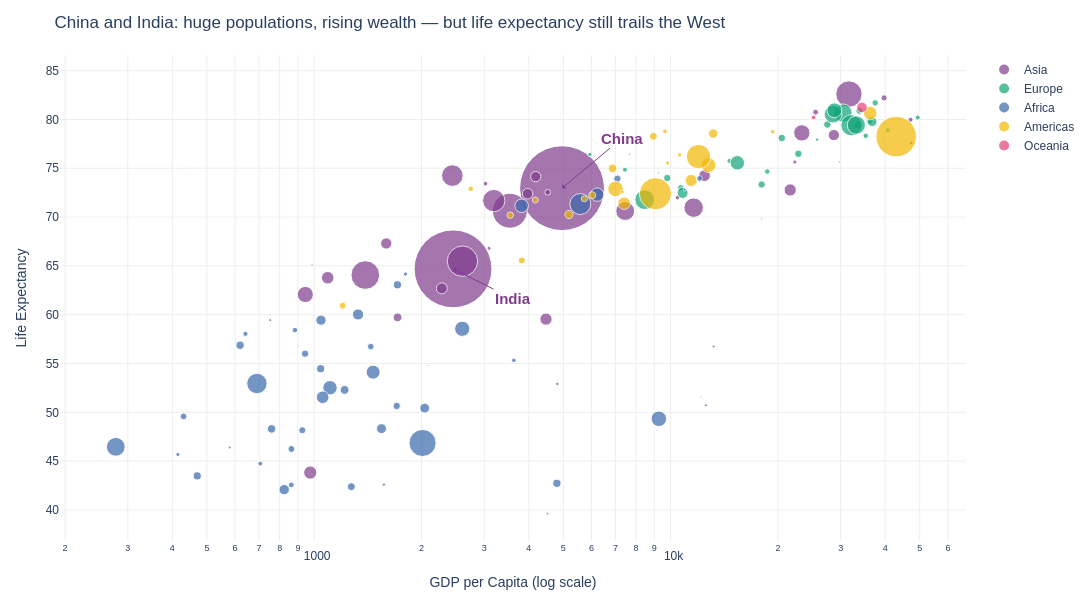

The cell this chart's notebook holds for it:
### Code cell
# let's improve it further!

# add annotation to highlight the insight
import math

for country, ax, ay in [('China', 60, -50), ('India', 60, 30)]:
    row = df[df['country'] == country].iloc[0]
    fig.add_annotation(
        x=math.log10(row['gdpPercap']), y=row['lifeExp'],
        text=f'<b>{country}</b>', showarrow=True, arrowcolor='rgb(127, 60, 141)',
        arrowhead=1, ax=ax, ay=ay,
        font=dict(size=15, family='Arial', color='rgb(127, 60, 141)')
    )
    
fig.show()

### Figure 1 — Plotly figure (JSON) as saved in the notebook; plotly's stock layout.template omitted (floating-point values rounded to 4 significant figures)
{"data": [{"customdata": [["Afghanistan", 31889923], ["Bahrain", 708573], ["Bangladesh", 150448339], ["Cambodia", 14131858], ["China", 1318683096], ["Hong Kong, China", 6980412], ["India", 1110396331], ["Indonesia", 223547000], ["Iran", 69453570], ["Iraq", 27499638], ["Israel", 6426679], ["Japan", 127467972], ["Jordan", 6053193], ["Korea, Dem. Rep.", 23301725], ["Korea, Rep.", 49044790], ["Kuwait", 2505559], ["Lebanon", 3921278], ["Malaysia", 24821286], ["Mongolia", 2874127], ["Myanmar", 47761980], ["Nepal", 28901790], ["Oman", 3204897], ["Pakistan", 169270617], ["Philippines", 91077287], ["Saudi Arabia", 27601038], ["Singapore", 4553009], ["Sri Lanka", 20378239], ["Syria", 19314747], ["Taiwan", 23174294], ["Thailand", 65068149], ["Vietnam", 85262356], ["West Bank and Gaza", 4018332], ["Yemen, Rep.", 22211743]], "hovertemplate": "<b>%{hovertext}</b><br>GDP per capita: $%{x:,.0f}<br>Life expectancy: %{y:.1f} yrs<br>Population: %{customdata[1]:,.0f}", "hovertext": ["Afghanistan", "Bahrain", "Bangladesh", "Cambodia", "China", "Hong Kong, China", "India", "Indonesia", "Iran", "Iraq", "Israel", "Japan", "Jordan", "Korea, Dem. Rep.", "Korea, Rep.", "Kuwait", "Lebanon", "Malaysia", "Mongolia", "Myanmar", "Nepal", "Oman", "Pakistan", "Philippines", "Saudi Arabia", "Singapore", "Sri Lanka", "Syria", "Taiwan", "Thailand", "Vietnam", "West Bank and Gaza", "Yemen, Rep."], "legendgroup": "Asia", "marker": {"color": "rgb(127, 60, 141)", "opacity": 0.7, "size": [31889923, 708573, 150448339, 14131858, 1318683096, 6980412, 1110396331, 223547000, 69453570, 27499638, 6426679, 127467972, 6053193, 23301725, 49044790, 2505559, 3921278, 24821286, 2874127, 47761980, 28901790, 3204897, 169270617, 91077287, 27601038, 4553009, 20378239, 19314747, 23174294, 65068149, 85262356, 4018332, 22211743], "sizemode": "area", "sizeref": 366300.0, "symbol": "circle"}, "mode": "markers", "name": "Asia", "orientation": "v", "showlegend": true, "type": "scatter", "x": [974.6, 29800.0, 1391.0, 1714.0, 4959.0, 39720.0, 2452.0, 3541.0, 11610.0, 4471.0, 25520.0, 31660.0, 4519.0, 1593.0, 23350.0, 47310.0, 10460.0, 12450.0, 3096.0, 944.0, 1091.0, 22320.0, 2606.0, 3190.0, 21650.0, 47140.0, 3970.0, 4185.0, 28720.0, 7458.0, 2442.0, 3025.0, 2281.0], "xaxis": "x", "y": [43.83, 75.64, 64.06, 59.72, 72.96, 82.21, 64.7, 70.65, 70.96, 59.55, 80.75, 82.6, 72.53, 67.3, 78.62, 77.59, 71.99, 74.24, 66.8, 62.07, 63.78, 75.64, 65.48, 71.69, 72.78, 79.97, 72.4, 74.14, 78.4, 70.62, 74.25, 73.42, 62.7], "yaxis": "y"}, {"customdata": [["Albania", 3600523], ["Austria", 8199783], ["Belgium", 10392226], ["Bosnia and Herzegovina", 4552198], ["Bulgaria", 7322858], ["Croatia", 4493312], ["Czech Republic", 10228744], ["Denmark", 5468120], ["Finland", 5238460], ["France", 61083916], ["Germany", 82400996], ["Greece", 10706290], ["Hungary", 9956108], ["Iceland", 301931], ["Ireland", 4109086], ["Italy", 58147733], ["Montenegro", 684736], ["Netherlands", 16570613], ["Norway", 4627926], ["Poland", 38518241], ["Portugal", 10642836], ["Romania", 22276056], ["Serbia", 10150265], ["Slovak Republic", 5447502], ["Slovenia", 2009245], ["Spain", 40448191], ["Sweden", 9031088], ["Switzerland", 7554661], ["Turkey", 71158647], ["United Kingdom", 60776238]], "hovertemplate": "<b>%{hovertext}</b><br>GDP per capita: $%{x:,.0f}<br>Life expectancy: %{y:.1f} yrs<br>Population: %{customdata[1]:,.0f}", "hovertext": ["Albania", "Austria", "Belgium", "Bosnia and Herzegovina", "Bulgaria", "Croatia", "Czech Republic", "Denmark", "Finland", "France", "Germany", "Greece", "Hungary", "Iceland", "Ireland", "Italy", "Montenegro", "Netherlands", "Norway", "Poland", "Portugal", "Romania", "Serbia", "Slovak Republic", "Slovenia", "Spain", "Sweden", "Switzerland", "Turkey", "United Kingdom"], "legendgroup": "Europe", "marker": {"color": "rgb(17, 165, 121)", "opacity": 0.7, "size": [3600523, 8199783, 10392226, 4552198, 7322858, 4493312, 10228744, 5468120, 5238460, 61083916, 82400996, 10706290, 9956108, 301931, 4109086, 58147733, 684736, 16570613, 4627926, 38518241, 10642836, 22276056, 10150265, 5447502, 2009245, 40448191, 9031088, 7554661, 71158647, 60776238], "sizemode": "area", "sizeref": 366300.0, "symbol": "circle"}, "mode": "markers", "name": "Europe", "orientation": "v", "showlegend": true, "type": "scatter", "x": [5937.0, 36130.0, 33690.0, 7446.0, 10680.0, 14620.0, 22830.0, 35280.0, 33210.0, 30470.0, 32170.0, 27540.0, 18010.0, 36180.0, 40680.0, 28570.0, 9254.0, 36800.0, 49360.0, 15390.0, 20510.0, 10810.0, 9787.0, 18680.0, 25770.0, 28820.0, 33860.0, 37510.0, 8458.0, 33200.0], "xaxis": "x", "y": [76.42, 79.83, 79.44, 74.85, 73.0, 75.75, 76.49, 78.33, 79.31, 80.66, 79.41, 79.48, 73.34, 81.76, 78.89, 80.55, 74.54, 79.76, 80.2, 75.56, 78.1, 72.48, 74.0, 74.66, 77.93, 80.94, 80.88, 81.7, 71.78, 79.42], "yaxis": "y"}, {"customdata": [["Algeria", 33333216], ["Angola", 12420476], ["Benin", 8078314], ["Botswana", 1639131], ["Burkina Faso", 14326203], ["Burundi", 8390505], ["Cameroon", 17696293], ["Central African Republic", 4369038], ["Chad", 10238807], ["Comoros", 710960], ["Congo, Dem. Rep.", 64606759], ["Congo, Rep.", 3800610], ["Cote d'Ivoire", 18013409], ["Djibouti", 496374], ["Egypt", 80264543], ["Equatorial Guinea", 551201], ["Eritrea", 4906585], ["Ethiopia", 76511887], ["Gabon", 1454867], ["Gambia", 1688359], ["Ghana", 22873338], ["Guinea", 9947814], ["Guinea-Bissau", 1472041], ["Kenya", 35610177], ["Lesotho", 2012649], ["Liberia", 3193942], ["Libya", 6036914], ["Madagascar", 19167654], ["Malawi", 13327079], ["Mali", 12031795], ["Mauritania", 3270065], ["Mauritius", 1250882], ["Morocco", 33757175], ["Mozambique", 19951656], ["Namibia", 2055080], ["Niger", 12894865], ["Nigeria", 135031164], ["Reunion", 798094], ["Rwanda", 8860588], ["Sao Tome and Principe", 199579], ["Senegal", 12267493], ["Sierra Leone", 6144562], ["Somalia", 9118773], ["South Africa", 43997828], ["Sudan", 42292929], ["Swaziland", 1133066], ["Tanzania", 38139640], ["Togo", 5701579], ["Tunisia", 10276158], ["Uganda", 29170398], ["Zambia", 11746035], ["Zimbabwe", 12311143]], "hovertemplate": "<b>%{hovertext}</b><br>GDP per capita: $%{x:,.0f}<br>Life expectancy: %{y:.1f} yrs<br>Population: %{customdata[1]:,.0f}", "hovertext": ["Algeria", "Angola", "Benin", "Botswana", "Burkina Faso", "Burundi", "Cameroon", "Central African Republic", "Chad", "Comoros", "Congo, Dem. Rep.", "Congo, Rep.", "Cote d'Ivoire", "Djibouti", "Egypt", "Equatorial Guinea", "Eritrea", "Ethiopia", "Gabon", "Gambia", "Ghana", "Guinea", "Guinea-Bissau", "Kenya", "Lesotho", "Liberia", "Libya", "Madagascar", "Malawi", "Mali", "Mauritania", "Mauritius", "Morocco", "Mozambique", "Namibia", "Niger", "Nigeria", "Reunion", "Rwanda", "Sao Tome and Principe", "Senegal", "Sierra Leone", "Somalia", "South Africa", "Sudan", "Swaziland", "Tanzania", "Togo", "Tunisia", "Uganda", "Zambia", "Zimbabwe"], "legendgroup": "Africa", "marker": {"color": "rgb(57, 105, 172)", "opacity": 0.7, "size": [33333216, 12420476, 8078314, 1639131, 14326203, 8390505, 17696293, 4369038, 10238807, 710960, 64606759, 3800610, 18013409, 496374, 80264543, 551201, 4906585, 76511887, 1454867, 1688359, 22873338, 9947814, 1472041, 35610177, 2012649, 3193942, 6036914, 19167654, 13327079, 12031795, 3270065, 1250882, 33757175, 19951656, 2055080, 12894865, 135031164, 798094, 8860588, 199579, 12267493, 6144562, 9118773, 43997828, 42292929, 1133066, 38139640, 5701579, 10276158, 29170398, 11746035, 12311143], "sizemode": "area", "sizeref": 366300.0, "symbol": "circle"}, "mode": "markers", "name": "Africa", "orientation": "v", "showlegend": true, "type": "scatter", "x": [6223.0, 4797.0, 1441.0, 12570.0, 1217.0, 430.1, 2042.0, 706.0, 1704.0, 986.1, 277.6, 3633.0, 1545.0, 2082.0, 5581.0, 12150.0, 641.4, 690.8, 13210.0, 752.7, 1328.0, 942.7, 579.2, 1463.0, 1569.0, 414.5, 12060.0, 1045.0, 759.3, 1043.0, 1803.0, 10960.0, 3820.0, 823.7, 4811.0, 619.7, 2014.0, 7670.0, 863.1, 1598.0, 1712.0, 862.5, 926.1, 9270.0, 2602.0, 4513.0, 1107.0, 883.0, 7093.0, 1056.0, 1271.0, 469.7], "xaxis": "x", "y": [72.3, 42.73, 56.73, 50.73, 52.3, 49.58, 50.43, 44.74, 50.65, 65.15, 46.46, 55.32, 48.33, 54.79, 71.34, 51.58, 58.04, 52.95, 56.73, 59.45, 60.02, 56.01, 46.39, 54.11, 42.59, 45.68, 73.95, 59.44, 48.3, 54.47, 64.16, 72.8, 71.16, 42.08, 52.91, 56.87, 46.86, 76.44, 46.24, 65.53, 63.06, 42.57, 48.16, 49.34, 58.56, 39.61, 52.52, 58.42, 73.92, 51.54, 42.38, 43.49], "yaxis": "y"}, {"customdata": [["Argentina", 40301927], ["Bolivia", 9119152], ["Brazil", 190010647], ["Canada", 33390141], ["Chile", 16284741], ["Colombia", 44227550], ["Costa Rica", 4133884], ["Cuba", 11416987], ["Dominican Republic", 9319622], ["Ecuador", 13755680], ["El Salvador", 6939688], ["Guatemala", 12572928], ["Haiti", 8502814], ["Honduras", 7483763], ["Jamaica", 2780132], ["Mexico", 108700891], ["Nicaragua", 5675356], ["Panama", 3242173], ["Paraguay", 6667147], ["Peru", 28674757], ["Puerto Rico", 3942491], ["Trinidad and Tobago", 1056608], ["United States", 301139947], ["Uruguay", 3447496], ["Venezuela", 26084662]], "hovertemplate": "<b>%{hovertext}</b><br>GDP per capita: $%{x:,.0f}<br>Life expectancy: %{y:.1f} yrs<br>Population: %{customdata[1]:,.0f}", "hovertext": ["Argentina", "Bolivia", "Brazil", "Canada", "Chile", "Colombia", "Costa Rica", "Cuba", "Dominican Republic", "Ecuador", "El Salvador", "Guatemala", "Haiti", "Honduras", "Jamaica", "Mexico", "Nicaragua", "Panama", "Paraguay", "Peru", "Puerto Rico", "Trinidad and Tobago", "United States", "Uruguay", "Venezuela"], "legendgroup": "Americas", "marker": {"color": "rgb(242, 183, 1)", "opacity": 0.7, "size": [40301927, 9119152, 190010647, 33390141, 16284741, 44227550, 4133884, 11416987, 9319622, 13755680, 6939688, 12572928, 8502814, 7483763, 2780132, 108700891, 5675356, 3242173, 6667147, 28674757, 3942491, 1056608, 301139947, 3447496, 26084662], "sizemode": "area", "sizeref": 366300.0, "symbol": "circle"}, "mode": "markers", "name": "Americas", "orientation": "v", "showlegend": true, "type": "scatter", "x": [12780.0, 3822.0, 9066.0, 36320.0, 13170.0, 7007.0, 9645.0, 8948.0, 6025.0, 6873.0, 5728.0, 5186.0, 1202.0, 3548.0, 7321.0, 11980.0, 2749.0, 9809.0, 4173.0, 7409.0, 19330.0, 18010.0, 42950.0, 10610.0, 11420.0], "xaxis": "x", "y": [75.32, 65.55, 72.39, 80.65, 78.55, 72.89, 78.78, 78.27, 72.23, 74.99, 71.88, 70.26, 60.92, 70.2, 72.57, 76.19, 72.9, 75.54, 71.75, 71.42, 78.75, 69.82, 78.24, 76.38, 73.75], "yaxis": "y"}, {"customdata": [["Australia", 20434176], ["New Zealand", 4115771]], "hovertemplate": "<b>%{hovertext}</b><br>GDP per capita: $%{x:,.0f}<br>Life expectancy: %{y:.1f} yrs<br>Population: %{customdata[1]:,.0f}", "hovertext": ["Australia", "New Zealand"], "legendgroup": "Oceania", "marker": {"color": "rgb(231, 63, 116)", "opacity": 0.7, "size": [20434176, 4115771], "sizemode": "area", "sizeref": 366300.0, "symbol": "circle"}, "mode": "markers", "name": "Oceania", "orientation": "v", "showlegend": true, "type": "scatter", "x": [34440.0, 25190.0], "xaxis": "x", "y": [81.23, 80.2], "yaxis": "y"}], "layout": {"annotations": [{"arrowcolor": "rgb(127, 60, 141)", "arrowhead": 1, "ax": 60, "ay": -50, "font": {"color": "rgb(127, 60, 141)", "family": "Arial", "size": 15}, "showarrow": true, "text": "<b>China</b>", "x": 3.695, "y": 72.96}, {"arrowcolor": "rgb(127, 60, 141)", "arrowhead": 1, "ax": 60, "ay": 30, "font": {"color": "rgb(127, 60, 141)", "family": "Arial", "size": 15}, "showarrow": true, "text": "<b>India</b>", "x": 3.39, "y": 64.7}], "font": {"family": "Arial", "size": 12}, "height": 600, "legend": {"itemsizing": "constant", "title": {"text": ""}, "tracegroupgap": 0}, "margin": {"b": 40, "l": 60, "r": 40, "t": 55}, "paper_bgcolor": "white", "plot_bgcolor": "white", "title": {"text": "China and India: huge populations, rising wealth — but life expectancy still trails the West"}, "width": 1150, "xaxis": {"anchor": "y", "domain": [0, 1], "gridcolor": "#EEEEEE", "title": {"text": "GDP per Capita (log scale)"}, "type": "log"}, "yaxis": {"anchor": "x", "domain": [0, 1], "gridcolor": "#EEEEEE", "title": {"text": "Life Expectancy"}}}}
